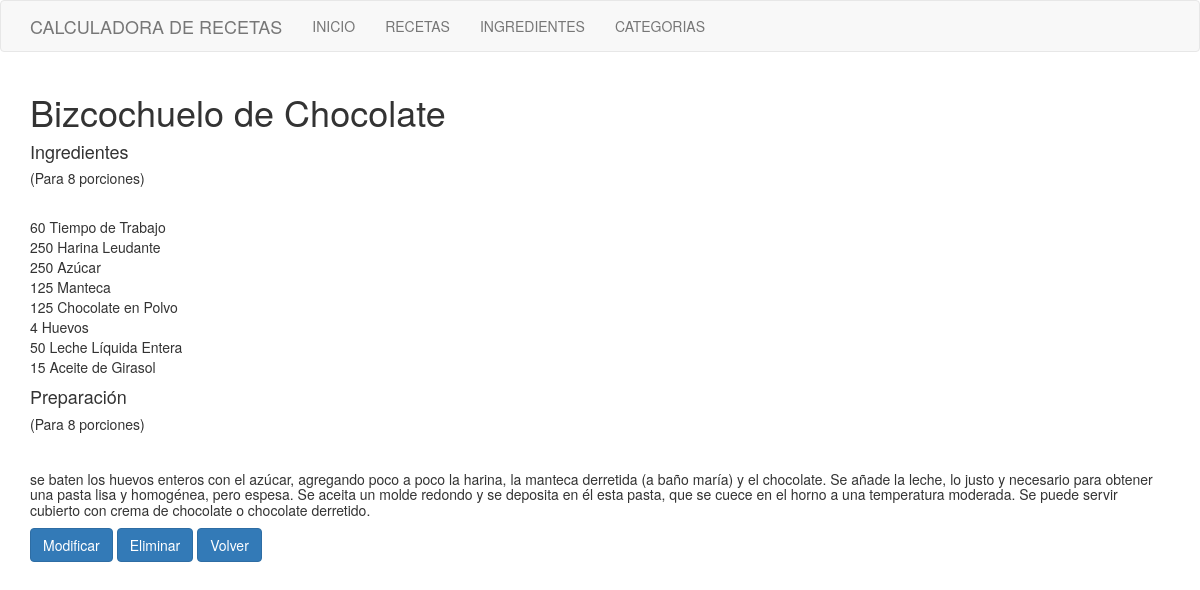
The app's page /ver_recetas.php?id=1 with its own data.
### tables this page shows
CREATE TABLE `receta` (
  `id_receta` mediumint(4) UNSIGNED NOT NULL,
  `receta` varchar(50) NOT NULL,
  `porciones` tinyint(2) DEFAULT NULL,
  `peso` smallint(5) UNSIGNED DEFAULT NULL,
  `preparacion` text DEFAULT NULL,
  `id_categoria` tinyint(2) UNSIGNED DEFAULT NULL,
  `id_nivel` tinyint(2) UNSIGNED DEFAULT NULL
);

CREATE TABLE `receta_ingredientes` (
  `id_receta` mediumint(4) UNSIGNED NOT NULL,
  `id_ingrediente` mediumint(4) UNSIGNED NOT NULL,
  `cantidad` mediumint(4) UNSIGNED DEFAULT NULL,
  `rendimiento` tinyint(3) UNSIGNED NOT NULL COMMENT 'porcentaje de rendimiento'
);

CREATE TABLE `ingrediente` (
  `id_ingrediente` mediumint(4) UNSIGNED NOT NULL,
  `ingrediente` varchar(30) NOT NULL,
  `id_medida` tinyint(3) UNSIGNED NOT NULL,
  `costo_unidad` float(4,2) UNSIGNED NOT NULL
);

### connection.php (called while the page is built, shortened)
<?php
function connect(){
	return new mysqli("localhost","root","","calculadora_recetas");
}
function get_ingredientes(){
	$con = connect();
	$sql = "select * from ingrediente";
	$query  =$con->query($sql);
	$data =  array();
	if($query){
		while($r = $query->fetch_object()){
			$data[] = $r;
		}
	}
	return $data;
}
function get_receta_ingredientes($id){
	$con = connect();
	$sql = "select * from receta_ingredientes where id_receta=".$id;
	$query  =$con->query($sql);
	$data =  array();
	if($query){
		while($r = $query->fetch_object()){
			$data[] = $r;
		}
	}
	return $data;
}
function get_receta($id){
	$con = connect();
	$sql = "select * from receta where id_receta=".$id;
	$query  =$con->query($sql);
	$data =  null;
	if($query){
		while($r = $query->fetch_object()){
			$data = $r;
			break;
		}
	}
	return $data;
}

### ver_recetas.php (the view, shortened to what this page needs)
<!DOCTYPE html>
<html lang="es">
<head>
	<link rel="stylesheet" type="text/css" href="bootstrap/css/bootstrap.min.css">
</head>
<body>
<?php
include "navbar.php";
include "connection.php";
?>
<?php
  $post = get_receta($_GET["id"]);
  $post_ingredientes = get_receta_ingredientes($_GET["id"]);
?>
<div class="container">
	<div class="row">
		<div class="col-md-12">
			<h1><?php echo $post->receta; ?></h1>
			<h4>Ingredientes</h4>
			<h5>(Para <?php echo $post->porciones; ?> porciones)</h5>
			<br>
		</div>
		<div class="container">
			<?php
      			$ingredientes = get_ingredientes();
    		?>
    		<?php if(count($ingredientes)>0):?>
 		    <?php foreach($ingredientes as $d):
       			foreach($post_ingredientes as $pc){
           			if($pc->id_ingrediente==$d->id_ingrediente){
           				$g=$pc;
						   echo $g->cantidad." ".$d->ingrediente;
						   echo "<br>";
           			break;
           			}
       			}
       		?>
      		<?php endforeach; ?>
    		<?php endif; ?>
		</div>
		<div class="col-md-12">
			<h4>Preparación</h4>
			<h5>(Para <?php echo $post->porciones; ?> porciones)</h5>
			<br>
			<h5><?php echo $post->preparacion; ?><br></h5>
			<a href="./modif_receta.php?id=<?php echo $post->id_receta?>" class='btn btn-primary'>Modificar</a>
			<a href="./baja_receta.php?id=<?php echo $post->id_receta?>" class='btn btn-primary'>Eliminar</a>
			<a href="./recetas.php" class='btn btn-primary'>Volver</a>
		</div>
	</div>
</div>
</body>
</html>

### records on screen
receta: receta "Bizcochuelo de Chocolate", porciones "8", preparacion "se baten los huevos enteros con el azúcar, agregando poco a poco la harina, la manteca derretida (a baño maría) y el chocolate. Se añade la leche, lo justo y necesario para obtener una pasta lisa y homogénea, pero espesa. Se aceita un molde redondo y se deposita en él esta pasta, que se cuece en el horno a una temperatura moderada. Se puede servir cubierto con crema de chocolate o chocolate derretido."
receta_ingredientes: cantidad "60", id_ingrediente.ingrediente "Tiempo de Trabajo"
receta_ingredientes: cantidad "250", id_ingrediente.ingrediente "Harina Leudante"
receta_ingredientes: cantidad "250", id_ingrediente.ingrediente "Azúcar"
receta_ingredientes: cantidad "125", id_ingrediente.ingrediente "Manteca"
receta_ingredientes: cantidad "125", id_ingrediente.ingrediente "Chocolate en Polvo"
receta_ingredientes: cantidad "4", id_ingrediente.ingrediente "Huevos"
receta_ingredientes: cantidad "50", id_ingrediente.ingrediente "Leche Líquida Entera"
receta_ingredientes: cantidad "15", id_ingrediente.ingrediente "Aceite de Girasol"
